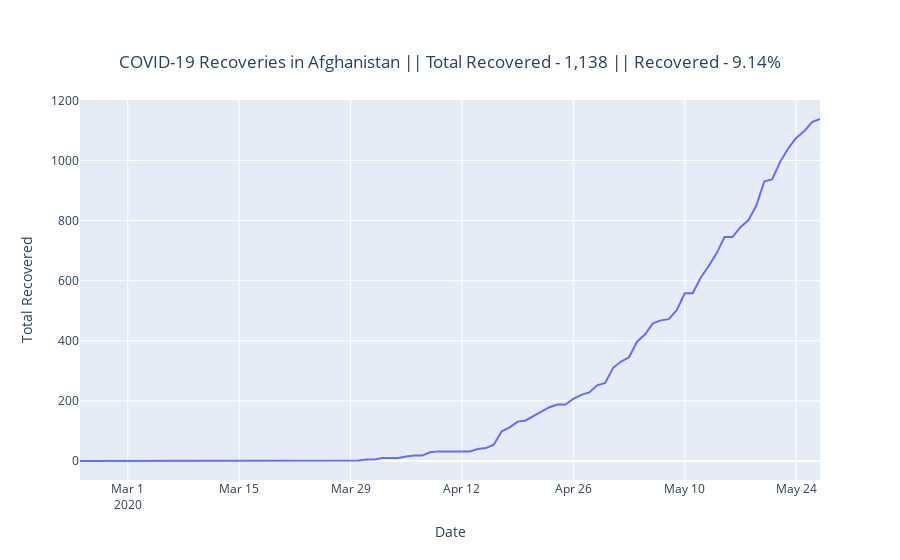

Here is the notebook cell this chart was saved with:
### Markdown cell above
# Total Recoveries

### Code cell
x = date_objects
y = recovered_list
fig = go.Figure(data=go.Scatter(x=x, y=y))
yLabelTitle(fig,y)
fig.show()
